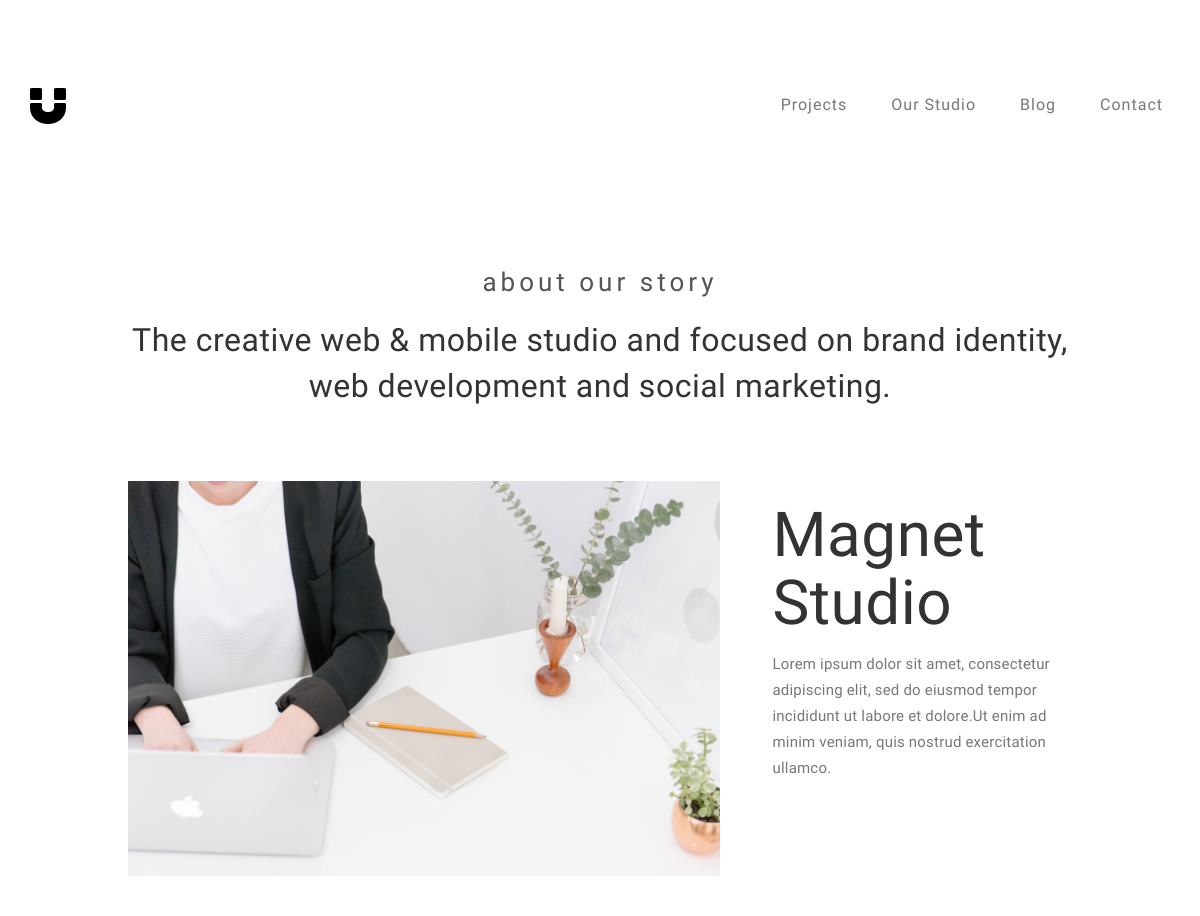
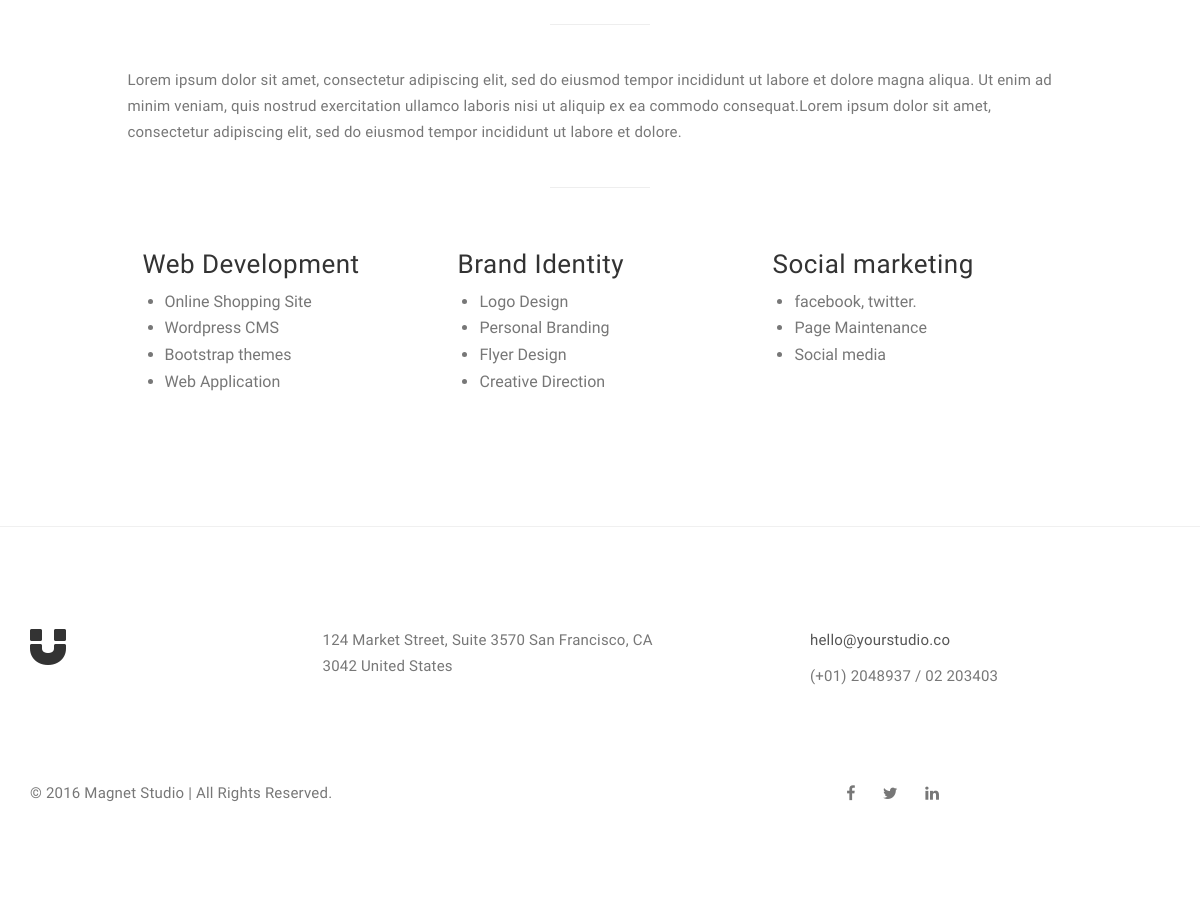
The page /about/ on the database its author committed (2 pictures, top to bottom).
### about/models.py (models this page shows, shortened)
class AboutMain(models.Model):
    Main_Title = models.CharField(max_length=50, blank=False, null=False)
    Main_Content = models.TextField(blank=True, null=True)
    image = models.ImageField(upload_to='posts/', null=False, blank=False,)
    Title = models.CharField(max_length=50, blank=False, null=False)
    First_Text = models.TextField(blank=True, null=True)
    Second_Text = models.TextField(blank=True, null=True)
    class Meta:
        verbose_name = 'Main'
        verbose_name_plural = 'Main'

class AboutSubject(models.Model):
    Subject = models.CharField(max_length=50, blank=False, null=False)
    text1 = models.CharField(max_length=100, blank=True, null=True)
    text2 = models.CharField(max_length=100, blank=True, null=True)
    text3 = models.CharField(max_length=100, blank=True, null=True)
    text4 = models.CharField(max_length=100, blank=True, null=True)
    text5 = models.CharField(max_length=100, blank=True, null=True)
    date = models.DateTimeField(auto_now_add=True)
    class Meta:
        verbose_name = 'Subject'
        verbose_name_plural = 'Subjects'
        ordering = ('date', )

### about/views.py (the view)
# urls.py: path('', about,name='about'),
def about(request):
    main=AboutMain.objects.all().first()
    subjects=AboutSubject.objects.all()
    context={
        'main':main,
        'subjects':subjects
    }
    return render(request,'about/about.html',context=context)

### templates/About/about.html (shortened to what this page needs)
{% extends 'base/base.html' %}
{% load static %}
{% block content %}
<section id="about">
     <div class="container">
          <div class="row">
               <div class="col-md-offset-1 col-md-10 col-sm-12">
                    <div class="section-title">
                         <h3>{{main.Main_Title}}</h3>
                         <h2>{{main.Main_Content}}</h2>
                    </div>
                    <div class="col-md-8 col-sm-12">
                         <img src="{{main.image.url}}" class="img-responsive" alt="About">
                    </div>
                    <div class="col-md-4 col-sm-12">
                         <h1>{{main.Title}}</h1>
                         <p>{{main.First_Text}}</p>
                    </div>
                     <hr>
                    <p>{{main.Second_Text}}</p>
                    <hr>
                    {% for subject in subjects %}
                    <div class="col-md-4 col-sm-6">
                         <h3>{{subject.Subject}}</h3>
                         <ul>
                              {% if  subject.text1 %}
                              <li>{{subject.text1}}</li>
                              {% endif %}
                              {% if  subject.text2 %}
                              <li>{{subject.text2}}</li>
                              {% endif %}
                              {% if  subject.text3 %}
                              <li>{{subject.text3}}</li>
                              {% endif %}
                              {% if  subject.text4 %}
                              <li>{{subject.text4}}</li>
                              {% endif %}
                         </ul>
                    </div>
                    {% endfor %}
               </div>
          </div>
     </div>
</section>
{% endblock %}

### static/css/style.css (style rules this page uses)
body { background: #ffffff; font-family: 'Work Sans', sans-serif; font-style: normal; font-weight: 300; overflow-x: hidden; }
h1,h2,h3,h4,h5,h6 { font-style: normal; font-weight: 300; letter-spacing: 0.5px; }
h1 { font-size: 62px; padding-bottom: 14px; margin-bottom: 0px; }
h2 { font-size: 32px; line-height: 46px; }
h3 { font-size: 26px; }
p { color: #777; font-size: 15px; font-weight: 300; line-height: 26px; letter-spacing: 0.2px; }
html { -webkit-font-smoothing: antialiased; }
* { -webkit-box-sizing: border-box; -moz-box-sizing: border-box; box-sizing: border-box; }
*:before, *:after { -webkit-box-sizing: border-box; -moz-box-sizing: border-box; box-sizing: border-box; }
#portfolio, #about, #blog, #contact, #single-project, #blog-single-post { padding-top: 80px; padding-bottom: 120px; }
.section-title { position: relative; padding-bottom: 62px; text-align: center; }
.section-title h3 { color: #555; font-weight: 400; letter-spacing: 4px; }
#about .col-md-8 { padding-left: 0px; }
#about .col-md-8 img { padding-right: 22px; padding-bottom: 22px; }
#about hr { width: 100px; margin-top: 42px; margin-bottom: 42px; }
#about ul { padding-left: 22px; }
#about ul li { color: #777; font-size: 16px; font-weight: 400; padding-top: 2px; padding-bottom: 2px; }

### rows shown on the page
AboutMain: Main_Title "about our story", Main_Content "The creative web & mobile studio and focused on brand identity, web development and social marketing.", image (picture), Title "Magnet Studio", First_Text "Lorem ipsum dolor sit amet, consectetur adipiscing elit, sed do eiusmod tempor incididunt ut labore et dolore.Ut enim ad minim veniam, quis nostrud exercitation ullamco.", Second_Text "Lorem ipsum dolor sit amet, consectetur adipiscing elit, sed do eiusmod tempor incididunt ut labore et dolore magna aliqua. Ut enim ad minim veniam, quis nostrud exercitation ullamco laboris nisi ut aliquip ex ea commodo consequat.Lorem ipsum dolor sit amet, consectetur adipiscing elit, sed do eiusmod tempor incididunt ut labore et dolore."
AboutSubject: Subject "Web Development", text1 "Online Shopping Site", text2 "Wordpress CMS", text3 "Bootstrap themes", text4 "Web Application"
AboutSubject: Subject "Brand Identity", text1 "Logo Design", text2 "Personal Branding", text3 "Flyer Design", text4 "Creative Direction"
AboutSubject: Subject "Social marketing", text1 "facebook, twitter.", text2 "Page Maintenance", text3 "Social media"
